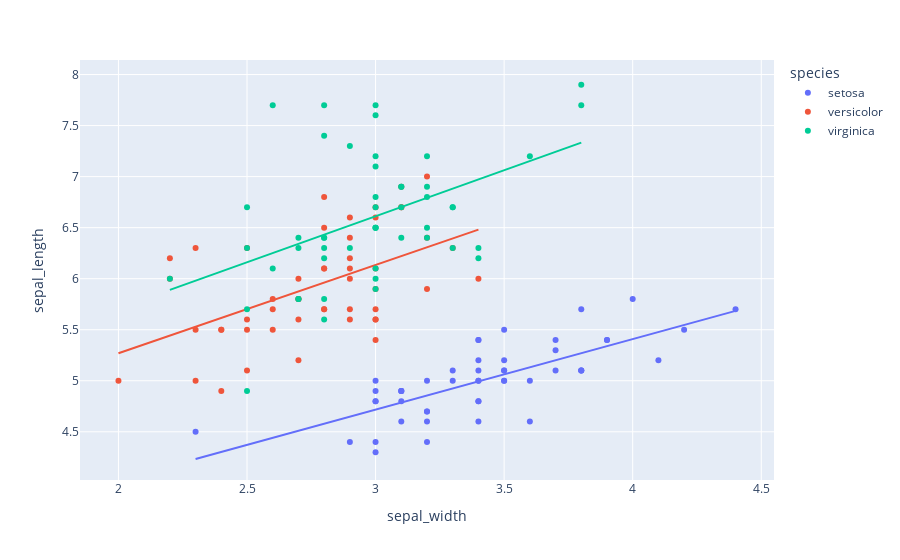

The cell this chart's notebook holds for it:
### Code cell
px.scatter(df, x="sepal_width", y="sepal_length", color="species", trendline="ols")

### Figure 1 — Plotly figure (JSON) as saved in the notebook; plotly's stock layout.template omitted (floating-point values rounded to 4 significant figures)
{"data": [{"hoverlabel": {"namelength": 0}, "hovertemplate": "species=setosa<br>sepal_width=%{x}<br>sepal_length=%{y}", "legendgroup": "setosa", "marker": {"color": "#636efa", "symbol": "circle"}, "mode": "markers", "name": "setosa", "showlegend": true, "type": "scatter", "x": [3.5, 3, 3.2, 3.1, 3.6, 3.9, 3.4, 3.4, 2.9, 3.1, 3.7, 3.4, 3, 3, 4, 4.4, 3.9, 3.5, 3.8, 3.8, 3.4, 3.7, 3.6, 3.3, 3.4, 3, 3.4, 3.5, 3.4, 3.2, 3.1, 3.4, 4.1, 4.2, 3.1, 3.2, 3.5, 3.1, 3, 3.4, 3.5, 2.3, 3.2, 3.5, 3.8, 3, 3.8, 3.2, 3.7, 3.3], "xaxis": "x", "y": [5.1, 4.9, 4.7, 4.6, 5, 5.4, 4.6, 5, 4.4, 4.9, 5.4, 4.8, 4.8, 4.3, 5.8, 5.7, 5.4, 5.1, 5.7, 5.1, 5.4, 5.1, 4.6, 5.1, 4.8, 5, 5, 5.2, 5.2, 4.7, 4.8, 5.4, 5.2, 5.5, 4.9, 5, 5.5, 4.9, 4.4, 5.1, 5, 4.5, 4.4, 5, 5.1, 4.8, 5.1, 4.6, 5.3, 5], "yaxis": "y"}, {"hoverlabel": {"namelength": 0}, "hovertemplate": "<b>OLS trendline</b><br>sepal_length = 0.690854 * sepal_width + 2.64466<br>R<sup>2</sup>=0.557681<br><br>species=setosa<br>sepal_width=%{x}<br>sepal_length=%{y} <b>(trend)</b>", "legendgroup": "setosa", "marker": {"color": "#636efa", "symbol": "circle"}, "mode": "lines", "name": "setosa", "showlegend": false, "type": "scatter", "x": [2.3, 2.9, 3, 3, 3, 3, 3, 3, 3.1, 3.1, 3.1, 3.1, 3.1, 3.2, 3.2, 3.2, 3.2, 3.2, 3.3, 3.3, 3.4, 3.4, 3.4, 3.4, 3.4, 3.4, 3.4, 3.4, 3.4, 3.5, 3.5, 3.5, 3.5, 3.5, 3.5, 3.6, 3.6, 3.7, 3.7, 3.7, 3.8, 3.8, 3.8, 3.8, 3.9, 3.9, 4, 4.1, 4.2, 4.4], "xaxis": "x", "y": [4.234, 4.648, 4.717, 4.717, 4.717, 4.717, 4.717, 4.717, 4.786, 4.786, 4.786, 4.786, 4.786, 4.855, 4.855, 4.855, 4.855, 4.855, 4.924, 4.924, 4.994, 4.994, 4.994, 4.994, 4.994, 4.994, 4.994, 4.994, 4.994, 5.063, 5.063, 5.063, 5.063, 5.063, 5.063, 5.132, 5.132, 5.201, 5.201, 5.201, 5.27, 5.27, 5.27, 5.27, 5.339, 5.339, 5.408, 5.477, 5.546, 5.684], "yaxis": "y"}, {"hoverlabel": {"namelength": 0}, "hovertemplate": "species=versicolor<br>sepal_width=%{x}<br>sepal_length=%{y}", "legendgroup": "versicolor", "marker": {"color": "#EF553B", "symbol": "circle"}, "mode": "markers", "name": "versicolor", "showlegend": true, "type": "scatter", "x": [3.2, 3.2, 3.1, 2.3, 2.8, 2.8, 3.3, 2.4, 2.9, 2.7, 2, 3, 2.2, 2.9, 2.9, 3.1, 3, 2.7, 2.2, 2.5, 3.2, 2.8, 2.5, 2.8, 2.9, 3, 2.8, 3, 2.9, 2.6, 2.4, 2.4, 2.7, 2.7, 3, 3.4, 3.1, 2.3, 3, 2.5, 2.6, 3, 2.6, 2.3, 2.7, 3, 2.9, 2.9, 2.5, 2.8], "xaxis": "x", "y": [7, 6.4, 6.9, 5.5, 6.5, 5.7, 6.3, 4.9, 6.6, 5.2, 5, 5.9, 6, 6.1, 5.6, 6.7, 5.6, 5.8, 6.2, 5.6, 5.9, 6.1, 6.3, 6.1, 6.4, 6.6, 6.8, 6.7, 6, 5.7, 5.5, 5.5, 5.8, 6, 5.4, 6, 6.7, 6.3, 5.6, 5.5, 5.5, 6.1, 5.8, 5, 5.6, 5.7, 5.7, 6.2, 5.1, 5.7], "yaxis": "y"}, {"hoverlabel": {"namelength": 0}, "hovertemplate": "<b>OLS trendline</b><br>sepal_length = 0.865078 * sepal_width + 3.53973<br>R<sup>2</sup>=0.276582<br><br>species=versicolor<br>sepal_width=%{x}<br>sepal_length=%{y} <b>(trend)</b>", "legendgroup": "versicolor", "marker": {"color": "#EF553B", "symbol": "circle"}, "mode": "lines", "name": "versicolor", "showlegend": false, "type": "scatter", "x": [2, 2.2, 2.2, 2.3, 2.3, 2.3, 2.4, 2.4, 2.4, 2.5, 2.5, 2.5, 2.5, 2.6, 2.6, 2.6, 2.7, 2.7, 2.7, 2.7, 2.7, 2.8, 2.8, 2.8, 2.8, 2.8, 2.8, 2.9, 2.9, 2.9, 2.9, 2.9, 2.9, 2.9, 3, 3, 3, 3, 3, 3, 3, 3, 3.1, 3.1, 3.1, 3.2, 3.2, 3.2, 3.3, 3.4], "xaxis": "x", "y": [5.27, 5.443, 5.443, 5.529, 5.529, 5.529, 5.616, 5.616, 5.616, 5.702, 5.702, 5.702, 5.702, 5.789, 5.789, 5.789, 5.875, 5.875, 5.875, 5.875, 5.875, 5.962, 5.962, 5.962, 5.962, 5.962, 5.962, 6.048, 6.048, 6.048, 6.048, 6.048, 6.048, 6.048, 6.135, 6.135, 6.135, 6.135, 6.135, 6.135, 6.135, 6.135, 6.221, 6.221, 6.221, 6.308, 6.308, 6.308, 6.394, 6.481], "yaxis": "y"}, {"hoverlabel": {"namelength": 0}, "hovertemplate": "species=virginica<br>sepal_width=%{x}<br>sepal_length=%{y}", "legendgroup": "virginica", "marker": {"color": "#00cc96", "symbol": "circle"}, "mode": "markers", "name": "virginica", "showlegend": true, "type": "scatter", "x": [3.3, 2.7, 3, 2.9, 3, 3, 2.5, 2.9, 2.5, 3.6, 3.2, 2.7, 3, 2.5, 2.8, 3.2, 3, 3.8, 2.6, 2.2, 3.2, 2.8, 2.8, 2.7, 3.3, 3.2, 2.8, 3, 2.8, 3, 2.8, 3.8, 2.8, 2.8, 2.6, 3, 3.4, 3.1, 3, 3.1, 3.1, 3.1, 2.7, 3.2, 3.3, 3, 2.5, 3, 3.4, 3], "xaxis": "x", "y": [6.3, 5.8, 7.1, 6.3, 6.5, 7.6, 4.9, 7.3, 6.7, 7.2, 6.5, 6.4, 6.8, 5.7, 5.8, 6.4, 6.5, 7.7, 7.7, 6, 6.9, 5.6, 7.7, 6.3, 6.7, 7.2, 6.2, 6.1, 6.4, 7.2, 7.4, 7.9, 6.4, 6.3, 6.1, 7.7, 6.3, 6.4, 6, 6.9, 6.7, 6.9, 5.8, 6.8, 6.7, 6.7, 6.3, 6.5, 6.2, 5.9], "yaxis": "y"}, {"hoverlabel": {"namelength": 0}, "hovertemplate": "<b>OLS trendline</b><br>sepal_length = 0.901534 * sepal_width + 3.90684<br>R<sup>2</sup>=0.209057<br><br>species=virginica<br>sepal_width=%{x}<br>sepal_length=%{y} <b>(trend)</b>", "legendgroup": "virginica", "marker": {"color": "#00cc96", "symbol": "circle"}, "mode": "lines", "name": "virginica", "showlegend": false, "type": "scatter", "x": [2.2, 2.5, 2.5, 2.5, 2.5, 2.6, 2.6, 2.7, 2.7, 2.7, 2.7, 2.8, 2.8, 2.8, 2.8, 2.8, 2.8, 2.8, 2.8, 2.9, 2.9, 3, 3, 3, 3, 3, 3, 3, 3, 3, 3, 3, 3, 3.1, 3.1, 3.1, 3.1, 3.2, 3.2, 3.2, 3.2, 3.2, 3.3, 3.3, 3.3, 3.4, 3.4, 3.6, 3.8, 3.8], "xaxis": "x", "y": [5.89, 6.161, 6.161, 6.161, 6.161, 6.251, 6.251, 6.341, 6.341, 6.341, 6.341, 6.431, 6.431, 6.431, 6.431, 6.431, 6.431, 6.431, 6.431, 6.521, 6.521, 6.611, 6.611, 6.611, 6.611, 6.611, 6.611, 6.611, 6.611, 6.611, 6.611, 6.611, 6.611, 6.702, 6.702, 6.702, 6.702, 6.792, 6.792, 6.792, 6.792, 6.792, 6.882, 6.882, 6.882, 6.972, 6.972, 7.152, 7.333, 7.333], "yaxis": "y"}], "layout": {"legend": {"title": {"text": "species"}, "tracegroupgap": 0}, "margin": {"t": 60}, "xaxis": {"anchor": "y", "domain": [0, 1], "title": {"text": "sepal_width"}}, "yaxis": {"anchor": "x", "domain": [0, 1], "title": {"text": "sepal_length"}}}}
